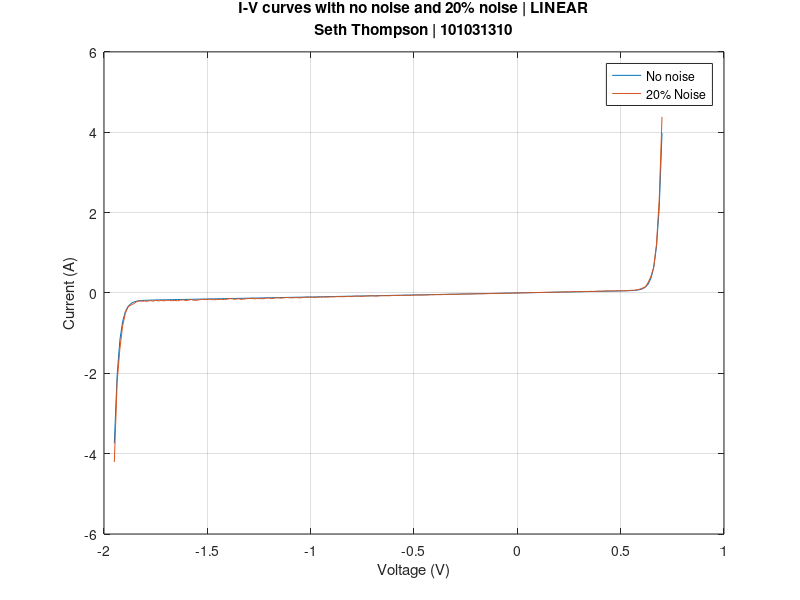
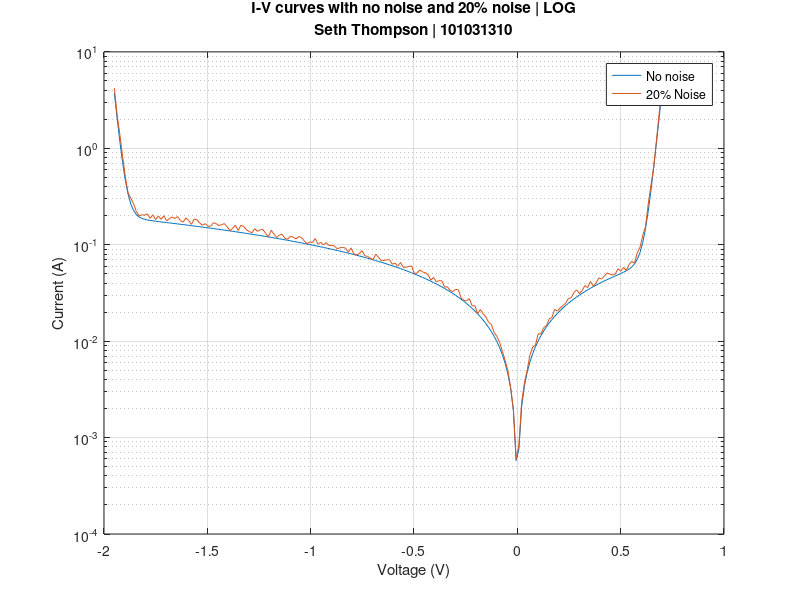
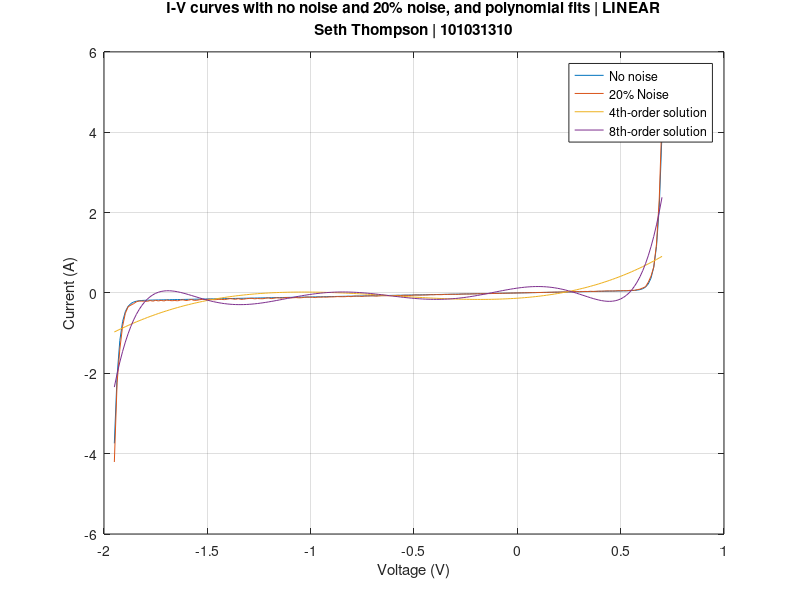
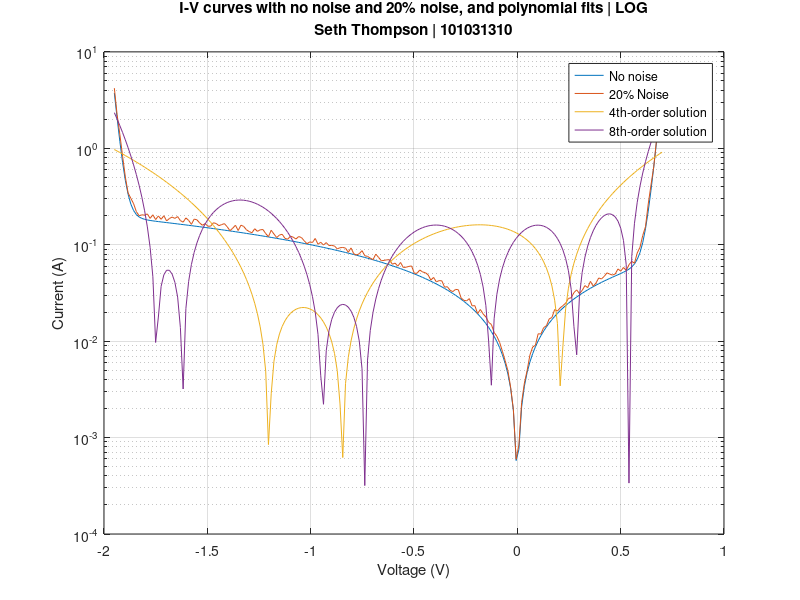

The MATLAB source for these figures, in order: (Note: this script raises an error after producing the figures.)
% Name: Seth Thompson
% Student Number: 101031310

close all
clear
clc

% March 6th PA: Device Compact Models

% 1) Generating data for Is, Ib, Vb, and Gp.

% Defining constants given in the PA handout
Is = 0.01e-12; % Amps
Ib = 0.1e-12; % Amps
Vb = 1.3; % Volts
Gp = 0.1; % Seinmens

% Creating V vector as described in the PA handout. 
V = linspace(-1.95,0.7,200);

% Creating an anonymous function for the *correct* current equation
Ifunc = @(v) Is*(exp((1.2*v)/0.025) - 1) + Gp*v - Ib*(exp((-1.2*(v + Vb))/0.025) - 1);

% Creatin a loop that will make an I vector
for n = 1:200
    I(n) = Ifunc(V(n));
end

% Using the rand vector to make the 'experimental noise'
Irand = I + I.*rand(1,200)*0.2;

% Plotting the data on linear axis
figure(1)
plot(V,I)
hold on
plot(V,Irand)
grid on
title({'I-V curves with no noise and 20% noise | LINEAR','Seth Thompson | 101031310'})
xlabel('Voltage (V)')
ylabel('Current (A)')
legend('No noise', '20% Noise')

% plotting the data with a logarithmic y axis
figure(2)
semilogy(V,abs(I))
hold on
semilogy(V,abs(Irand))
grid on
title({'I-V curves with no noise and 20% noise | LOG','Seth Thompson | 101031310'})
xlabel('Voltage (V)')
ylabel('Current (A)')
legend('No noise', '20% Noise')

% Using polyfit to get a solution
polySol4 = polyfit(V,Irand,4);
polySol8 = polyfit(V,Irand,8);

% using polyval to get answers to polysol's
polyAns4 = polyval(polySol4,V);
polyAns8 = polyval(polySol8,V);
% plotting the new solutions
figure(3)
plot(V,I)
hold on
plot(V,Irand)
grid on
plot(V,polyAns4)
plot(V,polyAns8)
title({'I-V curves with no noise and 20% noise, and polynomial fits | LINEAR','Seth Thompson | 101031310'})
xlabel('Voltage (V)')
ylabel('Current (A)')
legend('No noise', '20% Noise', '4th-order solution', '8th-order solution')

figure(4)
semilogy(V,abs(I))
hold on
semilogy(V,abs(Irand))
grid on
semilogy(V,abs(polyAns4))
semilogy(V,abs(polyAns8))
title({'I-V curves with no noise and 20% noise, and polynomial fits | LOG','Seth Thompson | 101031310'})
xlabel('Voltage (V)')
ylabel('Current (A)')
legend('No noise', '20% Noise', '4th-order solution', '8th-order solution')

% Solving using non-linear curve fitting

% Setting B and D to the values used in question 1
f1 = fittype('A.*(exp(1.2*x/25e-3)-1) + 0.1.*x - C*(exp(1.2*(-(x+1.3))/25e-3)-1)'); 
f1ans = fit(V',Irand',f1);

% Setting D to what it was in equation 1
f2 = fittype('A.*(exp(1.2*x/25e-3)-1) + B.*x - C*(exp(1.2*(-(x+1.3))/25e-3)-1)'); 
f2ans = fit(V',Irand',f2);

% Setting none of the parameters equal to the values given in question 1.
f3 = fittype('A.*(exp(1.2*x/25e-3)-1) + B.*x - C*(exp(1.2*(-(x+D))/25e-3)-1)'); 
f3ans = fit(V',Irand',f3);

% making vectors that will hold the solutions for the curves
f1plot = f1ans(V);
f2plot = f2ans(V);
f3plot = f3ans(V);

% Plotting the results
figure(5)
plot(V,I)
hold on
plot(V,Irand)
grid on
plot(V,f1plot)
plot(V,f2plot)
plot(V,f3plot)
title({'I-V curves with no noise and 20% noise, and fitted coefficents | LINEAR','Seth Thompson | 101031310'})
xlabel('Voltage (V)')
ylabel('Current (A)')
legend('No noise', '20% Noise', 'B and D defined', 'D defined', 'none defined')

figure(6)
semilogy(V,abs(I))
hold on
semilogy(V,abs(Irand))
grid on
semilogy(V,abs(f1plot))
semilogy(V,abs(f2plot))
semilogy(V,abs(f3plot))
title({'I-V curves with no noise and 20% noise, and fitted coefficents | LOG','Seth Thompson | 101031310'})
xlabel('Voltage (V)')
ylabel('Current (A)')
legend('No noise', '20% Noise', 'B and D defined', 'D defined', 'none defined')

% Fitting using the neural net method

% Putting in provided code
inputs = V.';
targets = I.';
hiddenLayerSize = 10;
net = fitnet(hiddenLayerSize);
net.divideParam.trainRatio = 70/100;
net.divideParam.valRatio = 15/100;
net.divideParam.testRatio = 15/100;
[net,tr] = train(net,inputs,targets);
outputs = net(inputs);
errors = gsubtract(outputs,targets);
performance = perform(net,targets,outputs);
view(net);
Inn = outputs;

% Plotting solution made from neural net method!
figure(7)
plot(V,I)
hold on
plot(V,Irand)
grid on
plot(V,Inn)
title({'I-V curves with no noise and 20% noise, neural net method | LINEAR','Seth Thompson | 101031310'})
xlabel('Voltage (V)')
ylabel('Current (A)')
legend('No noise', '20% Noise', 'Neural Net solution')

figure(8)
semilogy(V,abs(I))
hold on
semilogy(V,abs(Irand))
grid on
semilogy(V,abs(Inn))
title({'I-V curves with no noise and 20% noise, neural net method | LINEAR','Seth Thompson | 101031310'})
xlabel('Voltage (V)')
ylabel('Current (A)')
legend('No noise', '20% Noise', 'Neural Net solution')